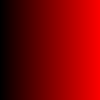
Frame 1 (no input)
Frame 60 (the mouse pressed at the canvas centre just before this capture): identical to frame 1, image omitted
Frame 120 (the mouse held since frame 60 and released just before this capture): identical to frame 1, image omitted

The Processing sketch that drew this single still picture (run headless with seeded random() and noise(); from frame 60 on, the mouse is pressed at the canvas centre):

// Processing sketch: image_gradients
// ── image_gradients.pde
color generatePixel(int x, int y, int w, int h)
{
  float u = norm(x, 0,w);
  return lerpColor(color(0),color(255,0,0), u);
}

PImage picture = createImage(100,100,RGB);

void setup()
{
  picture = generatePicture(picture);
}

void draw()
{
  image(picture,0,0);
}

PImage generatePicture(PImage pic)
{
  pic.loadPixels();
  for(int i=0; i<pic.pixels.length ; i++) {
    pic.pixels[i] = generatePixel(i%pic.width, i/pic.width, pic.width, pic.height);
  }
  pic.updatePixels();
  return pic;
}
